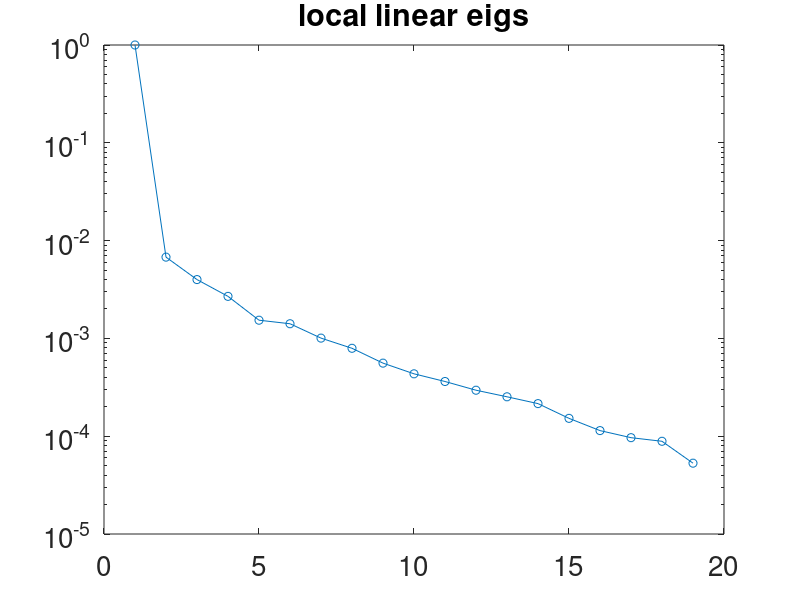
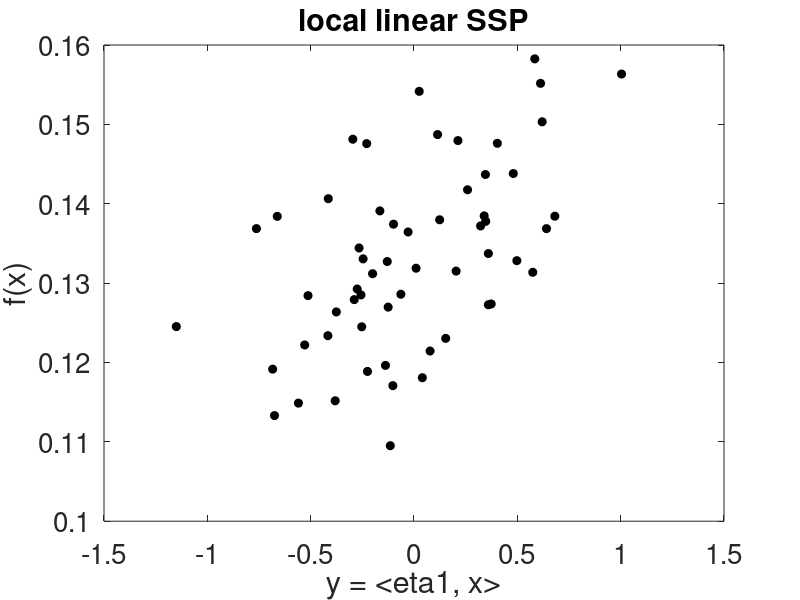

The MATLAB source for these figures, in order:
rng(123);
m = 19;
%F = @(x)(borehole(x));

L = zeros(1,m); U = zeros(1,m);

% Nominal values for pre-factors a1 to a19 for the 19 reactions

nom = [1.915e14,5.080e04,2.160e08,1.230e04,4.577e19,6.165e15,4.714e18,2.240e22,6.170e19,...
       6.630e13,1.690e14,1.810e13,1.450e16,3.020e12,1.202e17,1.000e13,4.820e13,9.550e06,...
       7.000e12];

L(1,:) = 0.9.*nom(1,:); U(1,:) = 1.1.*nom(1,:);

%Algorithm 1.2 from book

k = m + 1;
alpha = 3;

N = alpha * m + 1;
M = floor( alpha *k * log(m) );

%
% get the samples
%
xi = -1 + 2 * rand(N , m); 
y = -1 + 2 * rand(M , m); 

%pts_xi = zeros(N,m);
%pts_xi(1:N,:) = xi;
%
%% Project points to the physical space
%pts_x = zeros(size(pts_xi,1),size(pts_xi,2));
%for i = 1:size(pts_x,1)
%  for j = 1:size(pts_x,2)
%    pts_x(i,j) = L(1,j) + 0.5*(U(1,j)-L(1,j)).*(pts_xi(i,j)+1);
%  end
%end
%
%% Save physical points to a file
%save('pts_grad_free.txt','pts_x','-ASCII');

id = load('record_id_grad_free.txt');
f = zeros(N,1);
f(:,1) = id(1:N);
%
% 
%%
% find the nearest p points in N for each point in M
%
p = N - 1;  %integer between m+1 and N

d_matrix = zeros(N,1);

for i=1:M
    
    for j=1:N
        
        d_matrix(j) = 0;
        
        for k=1:m
            
            d_matrix(j) = d_matrix(j) + norm(y(i,k) - xi(j,k));
               
        end
        
    end
    
    [z,index(i,:)] = sort(d_matrix);
    
    for j=1:p
        
        ip = (i-1)*p + j;
        
        points(ip,:) = xi(index(i,j),:);
        
    end
    
end

%
% formulate the least square problem
%
for np = 1 : M
    
    A = [1 points((np-1)*p+1,:)];
    
    for i = (np-1)*p+2 : np*p
        
        A = [A; 1 points(i,:)];
        
    end
    
    B = f(index(np,1));
    
    for i=2:p
        
        B = [B; f(index(np,i))];
        
    end
    
    z = A \ B;
    
    if np == 1
        
       b_matrix = z(2:m+1);
       
    else
        
       b_matrix = [b_matrix z(2:m+1)];
       
    end
    
end

%construct the covariance matrix

C = 0;

for i=1 : M
    
    z = b_matrix(:,i);
    
    C = C + z * z';
    
end

C=C/M;

[W D] = eig(C);

[lambda_loclin, idx] = sort(diag(D), 'descend');

W = W(:,idx);


eta1 = W(:,1);

eta2 = W(:,2);

% Computing activity scores

as = zeros(m,1);

for i = 1:m
  for j=1:1
    as(i) = as(i) + lambda_loclin(j).*(W(i,j).^2);
  end
end

as = as./sum(as);


figure
semilogy(lambda_loclin./lambda_loclin(1), '-o');
set(gca, 'fontsize', 20);
title('local linear eigs');
print -dpng eig_grad_free.png

%univariate SSP
figure
g1 = eta1'*xi';
plot(g1, f, 'ko', 'markerfacecolor', 'k')
set(gca, 'fontsize', 20);
xlabel('y = <eta1, x>');
ylabel('f(x)');
title('local linear SSP');
print -dpng ssp_grad_free.png
